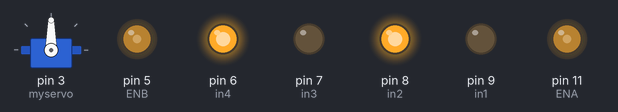
The sketch below on a simulated Arduino Uno, built with avr-gcc and run on an emulated ATmega328P. Parts: servo, output pins drawn as LEDs (lit = HIGH). What the sketch prints to the serial monitor is not drawn.

Above: at 0.1 s.
Timing chart, 0 to 1.6 s (numbered marks = the images above):
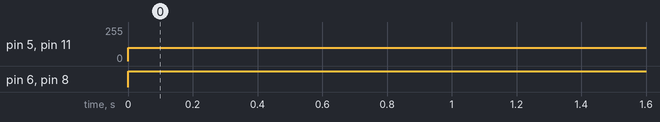

The sketch:

main.ino
```cpp
#include <Servo.h> //servo library
Servo myservo; // create servo object to control servo
int Echo = A4;
int Trig = A5;
int in1 = 9;
int in2 = 8;
int in3 = 7;
int in4 = 6;
int ENA = 11;
int ENB = 5;
int ABS = 100; /*This has to be at least 100, or the left side of the car won't work*/
int rightDistance = 0,leftDistance = 0,middleDistance = 0 ;
void _mForward()
{
 analogWrite(ENA,ABS);
 analogWrite(ENB,ABS);
 digitalWrite(in1,LOW);
 digitalWrite(in2,HIGH);
 digitalWrite(in3,LOW);
 digitalWrite(in4,HIGH);
 Serial.println("go forward!");
}

void _mBack()
{
 analogWrite(ENA,ABS);
 analogWrite(ENB,ABS);
 digitalWrite(in1,HIGH);
 digitalWrite(in2,LOW);
 digitalWrite(in3,HIGH);
 digitalWrite(in4,LOW);
 Serial.println("go back!");
}

void _mleft()
{
 analogWrite(ENA,ABS);
 analogWrite(ENB,ABS);
 digitalWrite(in1,LOW);
 digitalWrite(in2,HIGH);
 digitalWrite(in3,HIGH);
 digitalWrite(in4,LOW);
 Serial.println("go left!");
}

void _mright()
{
 analogWrite(ENA,ABS);
 analogWrite(ENB,ABS);
 digitalWrite(in1,HIGH);
 digitalWrite(in2,LOW);
 digitalWrite(in3,LOW);
 digitalWrite(in4,HIGH);
 Serial.println("go right!");
}
void _mStop()
{
  digitalWrite(ENA,LOW);
  digitalWrite(ENB,LOW);
  Serial.println("Stop!");
}
 /*Ultrasonic distance measurement Sub function*/
int Distance_test()
{
  digitalWrite(Trig, LOW);
  delayMicroseconds(2);
  digitalWrite(Trig, HIGH);
  delayMicroseconds(20);
  digitalWrite(Trig, LOW);
  float Fdistance = pulseIn(Echo, HIGH);
  Fdistance= Fdistance/58;
  return (int)Fdistance;
}

void setup()
{
  myservo.attach(3);// attach servo on pin 3 to servo object
  Serial.begin(9600);
  pinMode(Echo, INPUT);
  pinMode(Trig, OUTPUT);
  pinMode(in1,OUTPUT);
  pinMode(in2,OUTPUT);
  pinMode(in3,OUTPUT);
  pinMode(in4,OUTPUT);
  pinMode(ENA,OUTPUT);
  pinMode(ENB,OUTPUT);
  _mStop();
}

void loop()
{
        _mForward();
}
```

Measured:
- by itself, pin 5 (ENB), pin 11 (ENA): 0/255 → 100/255 at 0.00 s
- by itself, pin 6 (in4), pin 8 (in2): LOW → HIGH at 0.00 s
